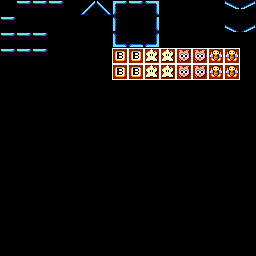

The image is a tile-based game level rendered from a .tmx file. Its description and complete source (layers, tilesets, objects, tile grids) follow:
An orthogonal 16x16 tile map with 16x16 px tiles, 1 tile layer (base).

<map version="1.4" tiledversion="1.4.2" orientation="orthogonal" renderorder="right-down" width="16" height="16" tilewidth="16" tileheight="16" infinite="0" nextlayerid="2" nextobjectid="1">
 <tileset firstgid="1" source="../../../dev/collision_tiles.tsx" />
 <layer id="1" name="base" width="16" height="16">
  <data encoding="csv">
0,1,1,1,0,18,17,7,1,8,0,0,0,0,21,24,
1,0,0,0,0,0,0,4,0,2,0,0,0,0,22,23,
1,1,1,0,0,0,0,10,3,9,0,0,0,0,0,0,
1,1,1,0,0,0,0,33,33,34,34,35,35,36,36,0,
0,0,0,0,0,0,0,33,33,34,34,35,35,36,36,0,
0,0,0,0,0,0,0,0,0,0,0,0,0,0,0,0,
0,0,0,0,0,0,0,0,0,0,0,0,0,0,0,0,
0,0,0,0,0,0,0,0,0,0,0,0,0,0,0,0,
0,0,0,0,0,0,0,0,0,0,0,0,0,0,0,0,
0,0,0,0,0,0,0,0,0,0,0,0,0,0,0,0,
0,0,0,0,0,0,0,0,0,0,0,0,0,0,0,0,
0,0,0,0,0,0,0,0,0,0,0,0,0,0,0,0,
0,0,0,0,0,0,0,0,0,0,0,0,0,0,0,0,
0,0,0,0,0,0,0,0,0,0,0,0,0,0,0,0,
0,0,0,0,0,0,0,0,0,0,0,0,0,0,0,0,
0,0,0,0,0,0,0,0,0,0,0,0,0,0,0,0
</data>
 </layer>
</map>
